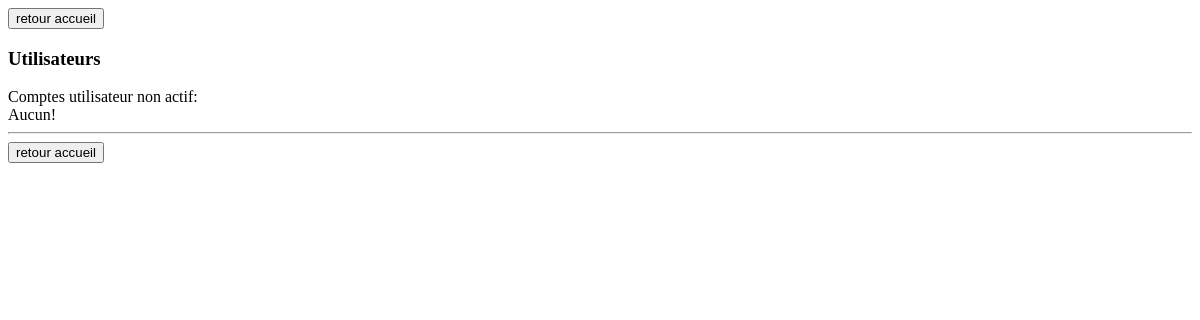
The page /administration/utilisateur.php on the database as committed earlier.
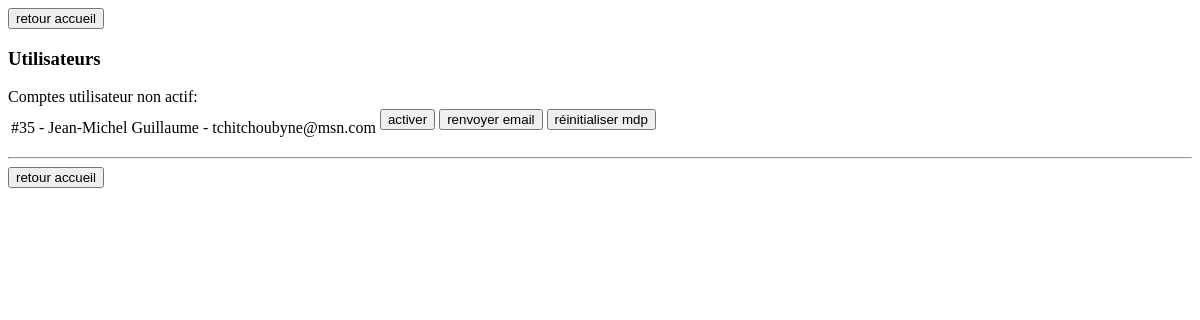
The same page on the database as committed later.
### tables this page shows
CREATE TABLE IF NOT EXISTS `Adresse` (
  `adresseID` mediumint(8) unsigned NOT NULL auto_increment,
  `nom` varchar(30) NOT NULL default '',
  `prenom` varchar(30) NOT NULL default '',
  `nomRue` varchar(50) NOT NULL default '',
  `complement` varchar(50) NOT NULL default '',
  `ville` varchar(50) NOT NULL default '',
  `codePostal` varchar(5) NOT NULL default '',
  `id_utilisateur` mediumint(8) unsigned NOT NULL,
  PRIMARY KEY  (`adresseID`),
  KEY `fk_adresse_utilisateur` (`id_utilisateur`)
);

CREATE TABLE IF NOT EXISTS `Utilisateur` (
  `utilisateurID` mediumint(8) unsigned NOT NULL auto_increment,
  `email` varchar(50) NOT NULL default '',
  `mdp` varchar(32) NOT NULL default '',
  `actif` tinyint(1) NOT NULL default '0',
  `dateInscription` datetime NOT NULL,
  PRIMARY KEY  (`utilisateurID`),
  UNIQUE KEY `email` (`email`)
);

### classes/modele/modele_dao/UtilisateurDAO.class.php (called while the page is built, shortened)
<?php
$dir_utilisateurdao_class_php = dirname(__FILE__);
include_once $dir_utilisateurdao_class_php . "/daophp5/DAO.class.php";
class UtilisateurDAO extends DAO{
	public function __construct() {
		$dsn = DBTYPE."://".DBUSER.":".DBPWD."@".DBHOST."/".DBPHOTOMENTIEL;
	}
	public function getNonActif(){
		$query = "select * from Adresse as ad, Activate as a, Utilisateur as u left join Photographe as p on u.utilisateurID = p.id_utilisateur where a.id_utilisateur = u.utilisateurID and ad.id_utilisateur = u.utilisateurID";
		$tmp = $this->retrieve($query);
		return $this->extractArrayQuery($tmp, $this, "buildUtilisateurEtActivateIDFromRow");
	}
	public function buildUtilisateurFromRow($row, $prefix = '', $pa = ''){
		$dir_utilisateurdao_class_php = dirname(__FILE__);
		include_once $dir_utilisateurdao_class_php . "/AdresseDAO.class.php";
		include_once $dir_utilisateurdao_class_php . "/../Adresse.class.php";
		$adao = new AdresseDAO();
		$adresse = $adao->buildAdresseFromRow($row, $pa);
		$id = $row->offsetGet($prefix . "utilisateurID");
		$email = htmlspecialchars($row->offsetGet($prefix . "email"));
		$dateInscription = htmlspecialchars($row->offsetGet($prefix . "dateInscription"));
		$mdp = htmlspecialchars($row->offsetGet($prefix . "mdp"));
		$actif = htmlspecialchars($row->offsetGet($prefix . "actif"));
		$pid = $row->offsetGet($prefix . "photographeID");
		$result = NULL;
		if(isset($pid)){
			$dirname = dirname(__FILE__);
			include_once $dirname . "/../Photographe.class.php";
			$result = new Photographe();
			$siren = htmlspecialchars($row->offsetGet($prefix . "siren"));
			$sw = htmlspecialchars($row->offsetGet($prefix . "siteWeb"));
			$tel = htmlspecialchars($row->offsetGet($prefix . "telephone"));
			$ne = htmlspecialchars($row->offsetGet($prefix . "nomEntreprise"));
			$home = htmlspecialchars($row->offsetGet($prefix . "home"));
			$rib_b = htmlspecialchars($row->offsetGet($prefix . "rib_b"));
			$rib_g = htmlspecialchars($row->offsetGet($prefix . "rib_g"));
			$rib_c = htmlspecialchars($row->offsetGet($prefix . "rib_c"));
			$rib_k = htmlspecialchars($row->offsetGet($prefix . "rib_k"));
			$bic = htmlspecialchars($row->offsetGet($prefix . "bic"));
			$iban = htmlspecialchars($row->offsetGet($prefix . "iban"));
			$pourcentage = $row->offsetGet($prefix . "pourcentage");
			$note = $row->offsetGet($prefix . "note");
			$nv = $row->offsetGet($prefix . "nombreVotant");
			$ftp = $row->offsetGet($prefix . "openftp");
			$result->setOpenFTP($ftp);
			$result->setNombreVotant($nv);
			$result->setNote($note);
			$result->setHome($home);
			$result->setPhotographeID($pid);
			$result->setNomEntreprise($ne);
			$result->setTelephone($tel);
			$result->setSiteWeb($sw);
			$result->setSiren($siren);
			$result->setRIB_b($rib_b);
			$result->setRIB_g($rib_g);
			$result->setRIB_c($rib_c);
			$result->setRIB_k($rib_k);
			$result->setBIC($bic);
			$result->setIBAN($iban);
			$result->setPourcentage($pourcentage);
		}else{
			$result = new Utilisateur();
		}
		$result->setActif($actif);
		$result->setMDP($mdp);
		$result->setDateInscription($dateInscription);
		$result->setEmail($email);
		$result->setUtilisateurID($id);
		$result->setAdresse($adresse);
		return $result;
	}
	protected function buildActivateIDFromRow($row, $prefix = ''){
		return $row->offsetGet($prefix . "activateID");
	}
	protected function buildUtilisateurEtActivateIDFromRow($row, $prefix = '', $pa = '', $pactivate = ''){
		$result = array();
		$result['Utilisateur'] = $this->buildUtilisateurFromRow($row, $prefix, $pa);
		$result['ActivateID'] = $this->buildActivateIDFromRow($row, $pactivate);
		return $result;
	}
}
?>

### classes/modele/modele_dao/daophp5/ConnectionCache.class.php (called while the page is built, shortened)
<?php
 class ConnectionCache {
	private $cache;
	private static $instance = null;
	private function __construct() {
		$this->cache = new ArrayObject();
	}
	public static function getInstance() {
		if(self::$instance == null) {
			self::$instance = new connectionCache();
		}
		return self::$instance;
	}
	public function setEntry($key, $conn) {
		$this->cache->offsetSet(md5($key), $conn);
	}
	public function isEntry($key) {
		$i = $this->cache->getIterator();
		return false;
	}
}
?>

### classes/modele/modele_dao/daophp5/ConnectionFactory.class.php (called while the page is built, shortened)
<?php
require_once("ConnectionCache.class.php");
class ConnectionFactory {
	public static function makeConnection($connStr) {
		$cache = connectionCache::getInstance();
		if($cache->isEntry($connStr)) {
			return $cache->getEntry($connStr);
		} else {
			$pattern = "/^([a-zA-Z]+):\/\/([a-zA-Z0-9]+):([a-zA-Z0-9_-]+)@([-.a-zA-Z0-9]+|[0-9]{1,3}\.[0-9]{1,3}\.[0-9]{1,3}\.[0-9]{1,3})\/([a-zA-Z0-9_]+)$/";
			if(!preg_match($pattern, $connStr, $matches)) {
				throw new ConnFactoryException('Connection string: '.$connStr.' not in correct format (dbtype://user:pass@host/dbname))');
			}
			list($match, $dbtype, $user, $pass, $host, $db) = $matches;
			switch(strtolower($dbtype)) {
				case "mysql":
					require_once("DataAccessMysql.class.php");
					$da = new DataAccessMysql($host, $user, $pass, $db);
					return $da;
					break;
			}
		}
	}
}
?>

### classes/modele/modele_dao/daophp5/DataAccessMysql.class.php (called while the page is built, shortened)
<?php
require_once("DataResultMysql.class.php");
require_once("ConnectionCache.class.php");
class DataAccessMysql implements DataAccess {
	protected $conn;
	public function connect($host, $user, $pass, $db) {
		if(!$this->conn = @mysql_connect($host, $user, $pass)) {
			$this->error = new DataAccessError("CONNECT", mysql_errno(), mysql_error());
			throw new DAOException('Could not connect to database, reason: '.$this->error->getErrorStr());
		}
		return true;
	}
	public function query($sql) {
		if(!$result = @mysql_query($sql, $this->conn)) {
			$this->error = new DataAccessError("QUERY", mysql_errno(), mysql_error());
			throw new DAOException('Could not execute query, reason: '.$this->error->getErrorStr());
		}
		return new DataResultMysql($result);
	}
}
?>

### classes/modele/Utilisateur.class.php (called while the page is built, shortened)
<?php
$dir_utilisateur_class_php = dirname(__FILE__);
include_once $dir_utilisateur_class_php . "/modele_dao/UtilisateurDAO.class.php";
class Utilisateur {
	public static function getNonActif(){
		$dao = new UtilisateurDAO();
		return $dao->getNonActif();
	}
}
?>

### classes/modele/modele_dao/daophp5/DAO.class.php (called while the page is built, shortened)
<?php
require_once("DataResult.class.php");
require_once("ConnectionFactory.class.php");
abstract class DAO {
	protected $da;
	public function __construct($connStr) {
		$this->da = ConnectionFactory::makeConnection($connStr);
	}
	public function retrieve($sql) {
		return $this->da->query($sql);
	}
	protected function extractArrayQuery($result, $obj, $buildCmd){
		if($result->getNumRows() > 0) {
			$tmp = array();
			foreach($result as $row){
				$tmp[] = $obj->$buildCmd($row);
			}
			return $tmp;
		}else{
			return false;
		}
	}
}
?>

### classes/modele/modele_dao/daophp5/DataResultMysql.class.php (called while the page is built, shortened)
<?php
class DataResultMysql extends DataResult {
	private $format;
	public function __construct($result) {
		$this->result = $result;
		$this->format = self::DATA_RESULT_FORMAT_ASSOC;
	}
	protected function getRow() {
		if($row = mysql_fetch_array($this->result, $this->format)) {
			return new ArrayObject($row);
		}
		return false;
	}
	protected function dataSeek($row_num = 0) {
		return mysql_data_seek($this->result, $row_num);
	}
	public function getNumRows() {
		return mysql_num_rows($this->result);
	}
}
?>

### classes/modele/modele_dao/daophp5/DataResult.class.php (called while the page is built, shortened)
<?php
abstract class DataResult implements Iterator {
	protected $currentRow;
	protected $valid;
	 public function valid() {
		return $this->valid;
	}
	 public function current() {
		return $this->currentRow;
	}
	public function rewind() {
		if($this->dataSeek(0) !== false) {
        	return true;
		}
		return false;
	}
	public function next() {
		if(($this->currentRow = $this->getRow()) !== false) {
			$this->valid = true;
			return true;
		}
		$this->valid = false;
		return false;
	}
}
?>

### classes/modele/modele_dao/AdresseDAO.class.php (called while the page is built, shortened)
<?php
$dir_adressedao_class_php = dirname(__FILE__);
include_once $dir_adressedao_class_php . "/daophp5/DAO.class.php";
class AdresseDAO extends DAO{
	public function __construct() {
		$dsn = DBTYPE."://".DBUSER.":".DBPWD."@".DBHOST."/".DBPHOTOMENTIEL;
	}
	public function buildAdresseFromRow($row, $prefix = ''){
		$id = $row->offsetGet($prefix . "adresseID");
		$nom = htmlspecialchars($row->offsetGet($prefix . "nom"));
		$prenom = htmlspecialchars($row->offsetGet($prefix . "prenom"));
		$nomRue = htmlspecialchars($row->offsetGet($prefix . "nomRue"));
		$cmp = htmlspecialchars($row->offsetGet($prefix . "complement"));
		$ville = htmlspecialchars($row->offsetGet($prefix . "ville"));
		$cp = htmlspecialchars($row->offsetGet($prefix . "codePostal"));
		$idu = $row->offsetGet($prefix . "id_utilisateur");
		$result = new Adresse();
		$result->setAdresseID($id);
		$result->setNom($nom);
		$result->setPrenom($prenom);
		$result->setNomRue($nomRue);
		$result->setComplement($cmp);
		$result->setVille($ville);
		$result->setCodePostal($cp);
		$result->setID_Utilisateur($idu);
		return $result;
	}
}
?>

### administration/utilisateur.php (the view, shortened to what this page needs)
<?php
$dir_administration_utilisateur_php = dirname(__FILE__);
include_once $dir_administration_utilisateur_php . "/../classes/modele/Utilisateur.class.php";
include $dir_administration_utilisateur_php . "/header.php";
?>
<form method="post" action="index.php">
	<input type="submit" value="retour accueil"/>
</form>
<h3>Utilisateurs</h3>
<?php
echo '<span>Comptes utilisateur non actif:<br/>';
$assocs = Utilisateur::getNonActif();
if($assocs){
?>
<table>
<?php
	foreach($assocs as $assoc){
		$user = $assoc['Utilisateur'];
		$aid = $assoc['ActivateID'];
		echo '<tr><td>#' . $user->getUtilisateurID() . ' - </td><td>' . $user->getAdresse()->getPrenom() . ' ' . $user->getAdresse()->getNom() . '</td><td> - ' . $user->getEmail() . ' </td><td><form action="dispatcher.php" method="post"><input type="hidden" name="id" value="' . $aid . '"/><input type="hidden" name="action" value="activer_utilisateur"/><input type="submit" value="activer"/></form></td><td><form action="dispatcher.php" method="post"><input type="hidden" name="id" value="' . $user->getUtilisateurID() . '"/><input type="hidden" name="action" value="renvoyer_email_confirmation"/><input type="hidden" name="aid" value="' . $aid . '"/><input type="submit" value="renvoyer email"/></form></td><td><form action="dispatcher.php" method="post"><input type="hidden" name="id" value="' . $user->getUtilisateurID() . '"/><input type="hidden" name="action" value="reinitialiser_mdp"/><input type="submit" value="réinitialiser mdp"/></form></td></tr>';
	}
?>
</table>
<?php
}else{
?>
Aucun!<br/>
<?php
}
?>
</span>
<hr/>
<form method="post" action="index.php">
	<input type="submit" value="retour accueil"/>
</form>
<?php
include $dir_administration_utilisateur_php . "/footer.php";
?>

### administration/header.php (shortened to what this page needs)
<html xmlns="http://www.w3.org/1999/xhtml" lang="fr_FR" xml:lang="fr_FR">
 <head>
</head>
<body>

Rows that differ between the two databases and show on the page:
added adresse: prenom "Jean-Michel", nom "Guillaume", id_utilisateur.email "tchitchoubyne@msn.com"
Other text that changed with them:
new list line: "# 35 - - activer renvoyer email réinitialiser mdp"
text no longer shown: "Aucun!"
